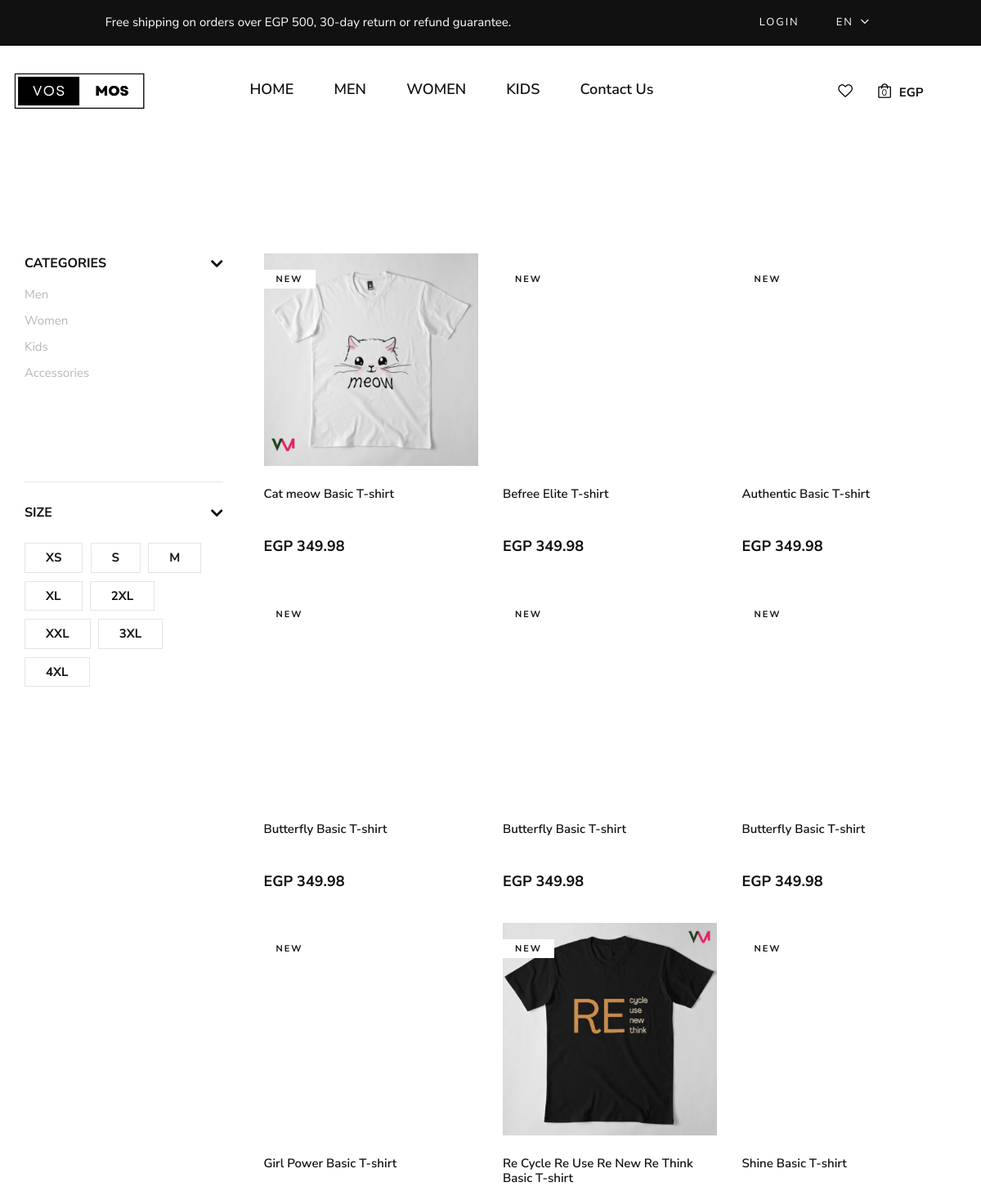
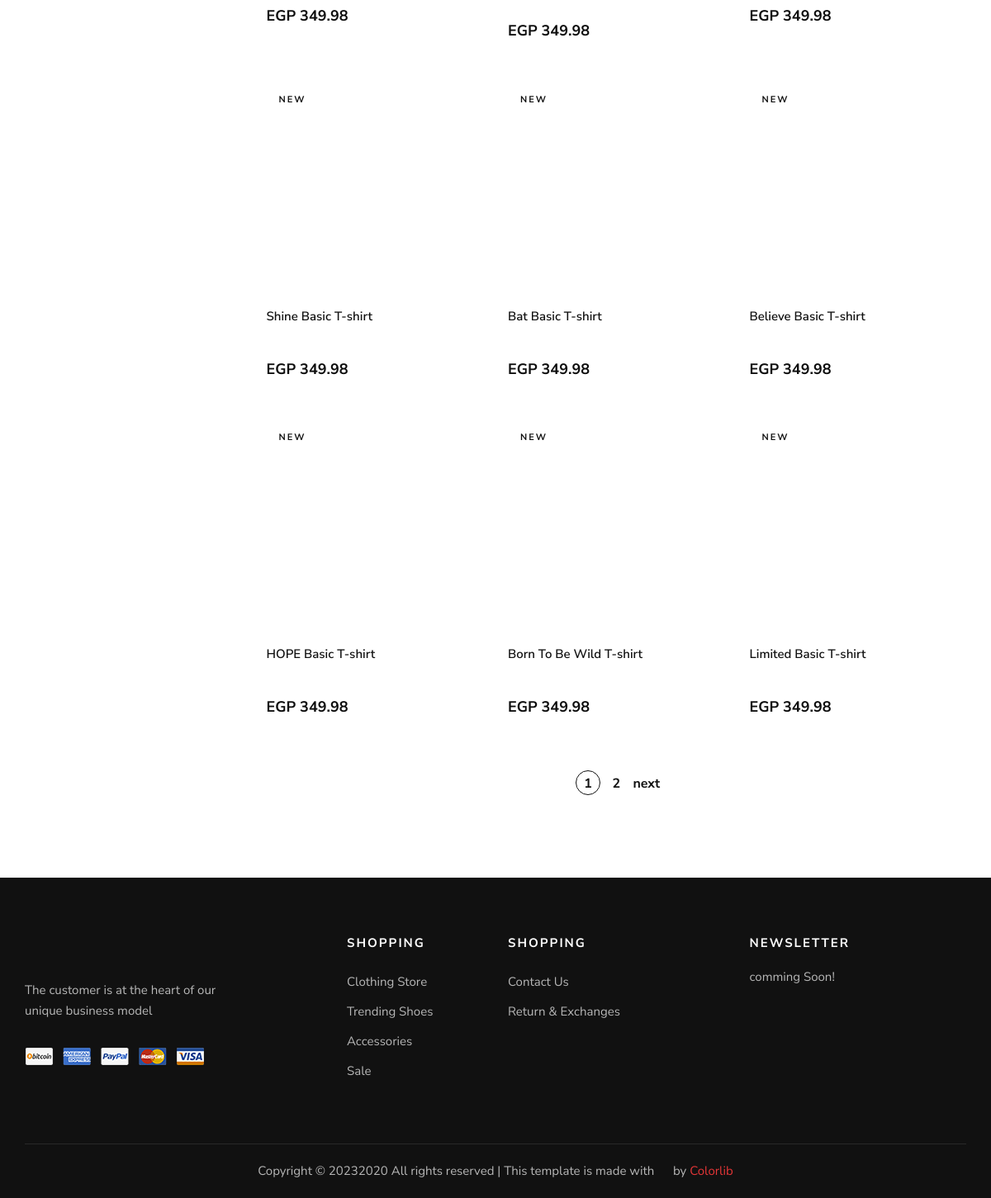
Screenshot of /products/ with the database file from the repository (2 pictures, top to bottom).
### frontend/models.py (models this page shows)
class Product(models.Model):
    CATEGORY_CHOICES = (
        ('M', 'Men'),
        ('W', 'Women'),
        ('K', 'Kids'),
        ('A', 'Accessories'),
    )
    SUB_CATEGORY_CHOICES = (
    ('S', 'Shirt'),
    ('SW', 'Sport wear'),
    ('OW', 'Outwear')
    )
    LABEL_CHOICES = (
        ('NEW', 'primary'),
        ('BEST Seller', 'secondary'),
        ('N', '')
    )
    product_id = models.AutoField
    id = models.AutoField(primary_key=True, auto_created=True)
    product_name = models.CharField(max_length=50)
    category = models.CharField(choices=CATEGORY_CHOICES, max_length=2)
    label = models.CharField(choices=LABEL_CHOICES, max_length=11, default="")
    subcategory = models.CharField(choices= SUB_CATEGORY_CHOICES ,max_length=50, default="")
    price = models.FloatField(default=0)
    discount_price = models.FloatField(default=0)
    pub_date = models.DateField()
    image = models.ImageField(upload_to=rename_image, default="", blank=True, null=True)
    material = models.CharField(max_length=50, default="Coton 100%")
    description = models.TextField(default="Are you looking for a t shirt that is comfortable, stylish and affordable? Look no further than our new collection of t shirts, designed to suit any occasion and personality. Whether you want to express your creativity, show your support for a cause, or simply enjoy a casual day out, we have the perfect t shirt for you. Our t shirts are made from high-quality cotton, which is soft, breathable and durable. They come in a variety of colors, sizes and designs, so you can find the one that matches your style and mood.  Our t shirts are easy to wash and care for, and they will not fade or shrink over time. They are also eco-friendly and ethically produced, so you can wear them with confidence and pride. Order your t shirt today and enjoy free shipping for orders over EGP 500. You will love how you look and feel in our t shirts, and so will everyone else. Don't miss this opportunity to get the best t shirt ever.")
    path = models.CharField(max_length=50, default="")
    def get_absolute_url(self):
        return f"/product_detail/{self.id}/"

### frontend/views.py (the view)
# urls.py: path('products/', views.show_products, name='show_products'),
def show_products(request, category=None, subcategory=None):
    products = Product.objects.all()
    if category:
        products = products.filter(category=category)
    if subcategory:
        products = products.filter(subcategory=subcategory)
    paginator = Paginator(products, 15) # Show 15 products per page
    page_number = request.GET.get('page')
    page_obj = paginator.get_page(page_number)
    context = {'page_obj': page_obj, 'categories': Product.CATEGORY_CHOICES, 'subcategories': Product.SUB_CATEGORY_CHOICES}
    return render(request, 'products.html', context)

### frontend/templates/products.html (shortened to what this page needs)
{% extends "layout.html" %}
{% load static %}
{% block body %}
    <section class="shop spad">
        <div class="container">
            <div class="row">
                 <div class="col-lg-3">
                        <div id="filters" class="collapse">
                        <div class="shop__sidebar">
                            <div class="shop__sidebar__accordion">
                                <div class="accordion" id="accordionExample">
                                    <div class="card">
                                        <div class="card-heading">
                                            <a data-toggle="collapse" data-target="#collapseOne">Categories</a>
                                        </div>
                                        <div id="collapseOne" class="collapse show" data-parent="#accordionExample">
                                            <div class="card-body">
                                                <div class="shop__sidebar__categories">
                                                    <ul class="nice-scroll">
                                                        {% for category, label in categories %}
                                                        <li><a href="{% url 'show_products' category %}">{{ label }}</a></li>
                                                        {% endfor %}
                                                    </ul>
                                                </div>
                                            </div>
                                        </div>
                                    </div>
                                    <div class="card">
                                        <div class="card-heading">
                                            <a data-toggle="collapse" data-target="#collapseFour">Size</a>
                                        </div>
                                        <div id="collapseFour" class="collapse show" data-parent="#accordionExample">
                                            <div class="card-body">
                                                <div class="shop__sidebar__size">
                                                    <label for="xs">xs
                                                    </label>
                                                    <label for="sm">s
                                                    </label>
                                                    <label for="md">m
                                                    </label>
                                                    <label for="xl">xl
                                                    </label>
                                                    <label for="2xl">2xl
                                                    </label>
                                                    <label for="xxl">xxl
                                                    </label>
                                                    <label for="3xl">3xl
                                                    </label>
                                                    <label for="4xl">4xl
                                                    </label>
                                                </div>
                                            </div>
                                        </div>
                                    </div>
                                </div>
                            </div>
                        </div>
                    </div>
                </div>
                <div class="col-lg-9">
                    <div class="row">
                        {% for product in page_obj %}
                            <div class="col-lg-4 col-md-6 col-sm-6 col-6">
                                    <div class="product__item" data-size="{{ product.size }}" data-price="{{ product.price }}">
                                        <div class="product__item__pic set-bg" data-setbg="{% static product.path %}"
                                            onclick="window.location.href='{{ product.get_absolute_url }}'">
                                            {% if product.label != 'N' %}
                                            <span class="label">{{ product.label }}</span>
                                            {% endif %}
                                        </div>
                                        <div class="product__item__text">
                                            <h6>{{ product.product_name }}</h6>
                                            <div class="rating">
                                                <i class="fa fa-star-o"></i>
                                                <i class="fa fa-star-o"></i>
                                                <i class="fa fa-star-o"></i>
                                                <i class="fa fa-star-o"></i>
                                                <i class="fa fa-star-o"></i>
                                            </div>
                                            <h5>EGP {{ product.price|floatformat:2 }}</h5>
                                        </div>
                                    </div>
                            </div>
                                  {% endfor %}
                    </div>
                    <div class="row">
                        <div class="col-lg-12">
                            <div class="product__pagination">
                                {% for i in page_obj.paginator.page_range %}
                                    {% if page_obj.number == i %}
                                        <a class="active" href="?page={{ i }}">{{ i }}</a>
                                    {% else %}
                                        <a href="?page={{ i }}">{{ i }}</a>
                                    {% endif %}
                                {% endfor %}
                                {% if page_obj.has_next %}
                                    <a href="?page={{ page_obj.next_page_number }}">next</a>
                                {% endif %}
                            </div>
                        </div>
                    </div>
                </div>
            </div>
        </div>
    </section>
{% endblock %}

### frontend/static/frontend/css/style.css (style rules this page uses)
html, body { height: 100%; font-family: "Nunito Sans", sans-serif; -webkit-font-smoothing: antialiased; }
h1, h2, h3, h4, h5, h6 { margin: 0; color: #111111; font-weight: 400; font-family: "Nunito Sans", sans-serif; }
h5 { font-size: 18px; }
h6 { font-size: 16px; }
ul, ol { padding: 0; margin: 0; }
.set-bg { background-repeat: no-repeat; background-size: cover; background-position: top center; }
.spad { padding-top: 100px; padding-bottom: 100px; }
.product__item { overflow: hidden; margin-bottom: 40px; }
.product__item__pic { height: 260px; position: relative; background-position: center center; }
.product__item__pic .label { color: #111111; font-size: 11px; font-weight: 700; letter-spacing: 2px; text-transform: uppercase; display: inline-block; padding: 4px 15px 2px; background: #ffffff; position: absolute; left: 0; top: 20px; }
.product__item__text { padding-top: 25px; position: relative; }
.product__item__text h6 { color: #111111; font-size: 15px; font-weight: 600; margin-bottom: 15px; -webkit-transition: all, 0.3s; -o-transition: all, 0.3s; transition: all, 0.3s; }
.product__item__text .rating { margin-bottom: 6px; }
.product__item__text .rating i { font-size: 14px; color: #b7b7b7; margin-right: -5px; }
.product__item__text h5 { color: #0d0d0d; font-weight: 700; }
.shop__sidebar { padding-right: 20px; }
.shop__sidebar__accordion .card { border: none; border-radius: 0; margin-bottom: 25px; }
.shop__sidebar__accordion .card:last-child { margin-bottom: 0; }
.shop__sidebar__accordion .card:last-child .card-body { padding-bottom: 0; border-bottom: none; }
.shop__sidebar__accordion .card-body { padding: 0; padding-top: 10px; padding-bottom: 20px; border-bottom: 1px solid #e5e5e5; }
.shop__sidebar__accordion .card-heading { cursor: pointer; }
.shop__sidebar__accordion .card-heading a { color: #111111; font-size: 16px; font-weight: 700; text-transform: uppercase; display: block; }
.shop__sidebar__categories ul, .shop__sidebar__price ul, .shop__sidebar__brand ul { height: 225px; }
.shop__sidebar__categories ul li, .shop__sidebar__price ul li, .shop__sidebar__brand ul li { list-style: none; }
.shop__sidebar__categories ul li a, .shop__sidebar__price ul li a, .shop__sidebar__brand ul li a { color: #b7b7b7; font-size: 15px; line-height: 32px; -webkit-transition: all, 0.3s; -o-transition: all, 0.3s; transition: all, 0.3s; }
.shop__sidebar__size { padding-top: 15px; }
.shop__sidebar__size label { color: #111111; font-size: 15px; font-weight: 700; text-transform: uppercase; display: inline-block; border: 1px solid #e5e5e5; padding: 6px 25px; margin-bottom: 10px; margin-right: 5px; cursor: pointer; }
.shop__sidebar__accordion .card-heading a:after, .shop__sidebar__accordion .card-heading>a.active[aria-expanded=false]:after { content: ""; font-family: "FontAwesome"; font-size: 24px; font-weight: 700; color: #111111; position: absolute; right: 0; top: 2px; line-height: 20px; }
.product__pagination { padding-top: 25px; text-align: center; }
.product__pagination a { display: inline-block; font-size: 16px; font-weight: 700; color: #111111; height: 30px; width: 30px; border: 1px solid transparent; border-radius: 50%; line-height: 30px; text-align: center; }
.product__pagination a.active { border-color: #111111; }
@media only screen and (min-width: 1200px) { .container { max-width: 1170px; } }

### frontend/static/frontend/style.css (style rules this page uses)
@media (min-width: 992px) { #filters { display: block; } }

### rows the page displays
Product: shows a picture, label "NEW", product_name "Cat meow Basic T-shirt", price "349.98"
Product: label "NEW", product_name "Befree Elite T-shirt", price "349.98"
Product: label "NEW", product_name "Authentic Basic T-shirt", price "349.98"
Product: label "NEW", product_name "Butterfly Basic T-shirt", price "349.98"
Product: label "NEW", product_name "Butterfly Basic T-shirt", price "349.98"
Product: label "NEW", product_name "Butterfly Basic T-shirt", price "349.98"
Product: label "NEW", product_name "Girl Power Basic T-shirt", price "349.98"
Product: shows a picture, label "NEW", product_name "Re Cycle Re Use Re New Re Think Basic T-shirt", price "349.98"
Product: label "NEW", product_name "Shine Basic T-shirt", price "349.98"
Product: label "NEW", product_name "Shine Basic T-shirt", price "349.98"
Product: label "NEW", product_name "Bat Basic T-shirt", price "349.98"
Product: label "NEW", product_name "Believe Basic T-shirt", price "349.98"
Product: label "NEW", product_name "HOPE Basic T-shirt", price "349.98"
Product: label "NEW", product_name "Born To Be Wild T-shirt", price "349.98"
Product: label "NEW", product_name "Limited Basic T-shirt", price "349.98"

### other values shown
{{ label }} "Men" "Women" "Kids" "Accessories"
{{ i }} "1"
{{ i }} "2"
